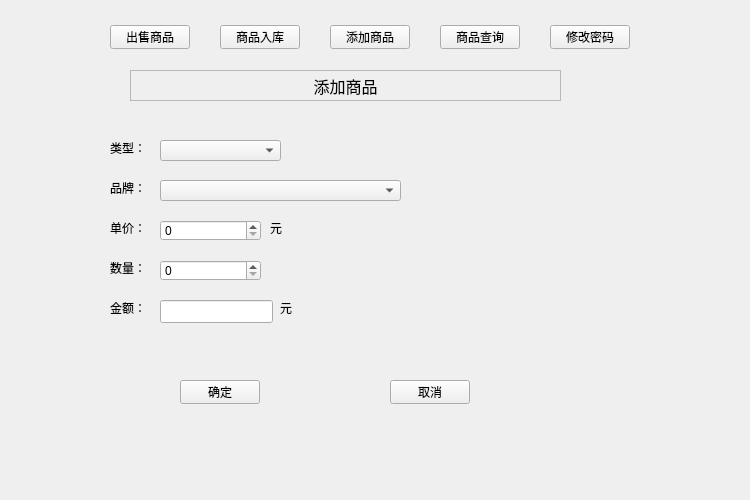
<?xml version="1.0" encoding="UTF-8"?>
<ui version="4.0">
 <class>Widget</class>
 <widget class="QWidget" name="Widget">
  <property name="geometry">
   <rect>
    <x>0</x>
    <y>0</y>
    <width>750</width>
    <height>500</height>
   </rect>
  </property>
  <property name="windowTitle">
   <string>Widget</string>
  </property>
  <widget class="QStackedWidget" name="stackedWidget">
   <property name="geometry">
    <rect>
     <x>20</x>
     <y>50</y>
     <width>700</width>
     <height>410</height>
    </rect>
   </property>
   <property name="currentIndex">
    <number>2</number>
   </property>
   <widget class="QWidget" name="sellPage">
    <widget class="QLabel" name="label">
     <property name="geometry">
      <rect>
       <x>60</x>
       <y>20</y>
       <width>561</width>
       <height>21</height>
      </rect>
     </property>
     <property name="font">
      <font>
       <pointsize>12</pointsize>
      </font>
     </property>
     <property name="frameShape">
      <enum>QFrame::StyledPanel</enum>
     </property>
     <property name="text">
      <string>出售商品</string>
     </property>
     <property name="alignment">
      <set>Qt::AlignCenter</set>
     </property>
    </widget>
    <widget class="QLabel" name="label_2">
     <property name="geometry">
      <rect>
       <x>60</x>
       <y>90</y>
       <width>54</width>
       <height>16</height>
      </rect>
     </property>
     <property name="text">
      <string>类型：</string>
     </property>
    </widget>
    <widget class="QLabel" name="label_3">
     <property name="geometry">
      <rect>
       <x>60</x>
       <y>140</y>
       <width>54</width>
       <height>16</height>
      </rect>
     </property>
     <property name="text">
      <string>品牌：</string>
     </property>
    </widget>
    <widget class="QLabel" name="label_4">
     <property name="geometry">
      <rect>
       <x>60</x>
       <y>190</y>
       <width>54</width>
       <height>16</height>
      </rect>
     </property>
     <property name="text">
      <string>单价：</string>
     </property>
    </widget>
    <widget class="QLabel" name="label_5">
     <property name="geometry">
      <rect>
       <x>60</x>
       <y>240</y>
       <width>54</width>
       <height>16</height>
      </rect>
     </property>
     <property name="text">
      <string>数量：</string>
     </property>
    </widget>
    <widget class="QLabel" name="label_6">
     <property name="geometry">
      <rect>
       <x>60</x>
       <y>290</y>
       <width>31</width>
       <height>16</height>
      </rect>
     </property>
     <property name="text">
      <string>金额：</string>
     </property>
    </widget>
    <widget class="QComboBox" name="sellTypeComboBox">
     <property name="geometry">
      <rect>
       <x>120</x>
       <y>90</y>
       <width>161</width>
       <height>21</height>
      </rect>
     </property>
    </widget>
    <widget class="QComboBox" name="sellBrandComboBox">
     <property name="geometry">
      <rect>
       <x>120</x>
       <y>140</y>
       <width>281</width>
       <height>21</height>
      </rect>
     </property>
    </widget>
    <widget class="QLineEdit" name="sellPriceLineEdit">
     <property name="geometry">
      <rect>
       <x>120</x>
       <y>190</y>
       <width>113</width>
       <height>23</height>
      </rect>
     </property>
    </widget>
    <widget class="QLabel" name="label_7">
     <property name="geometry">
      <rect>
       <x>240</x>
       <y>190</y>
       <width>61</width>
       <height>31</height>
      </rect>
     </property>
     <property name="text">
      <string>元</string>
     </property>
    </widget>
    <widget class="QSpinBox" name="sellNumSpinBox">
     <property name="geometry">
      <rect>
       <x>120</x>
       <y>240</y>
       <width>121</width>
       <height>21</height>
      </rect>
     </property>
    </widget>
    <widget class="QLabel" name="sellLastNumLabel">
     <property name="geometry">
      <rect>
       <x>250</x>
       <y>230</y>
       <width>151</width>
       <height>41</height>
      </rect>
     </property>
     <property name="text">
      <string>剩余数量：000</string>
     </property>
    </widget>
    <widget class="QLineEdit" name="sellSumLineEdit">
     <property name="geometry">
      <rect>
       <x>120</x>
       <y>290</y>
       <width>113</width>
       <height>23</height>
      </rect>
     </property>
    </widget>
    <widget class="QLabel" name="label_9">
     <property name="geometry">
      <rect>
       <x>240</x>
       <y>290</y>
       <width>61</width>
       <height>31</height>
      </rect>
     </property>
     <property name="text">
      <string>元</string>
     </property>
    </widget>
    <widget class="QPushButton" name="sellOkBtn">
     <property name="geometry">
      <rect>
       <x>160</x>
       <y>350</y>
       <width>80</width>
       <height>24</height>
      </rect>
     </property>
     <property name="text">
      <string>确定</string>
     </property>
    </widget>
    <widget class="QPushButton" name="sellCancelBtn">
     <property name="geometry">
      <rect>
       <x>360</x>
       <y>350</y>
       <width>80</width>
       <height>24</height>
      </rect>
     </property>
     <property name="text">
      <string>取消</string>
     </property>
    </widget>
   </widget>
   <widget class="QWidget" name="page">
    <widget class="QLabel" name="label_8">
     <property name="geometry">
      <rect>
       <x>90</x>
       <y>20</y>
       <width>521</width>
       <height>21</height>
      </rect>
     </property>
     <property name="font">
      <font>
       <pointsize>12</pointsize>
      </font>
     </property>
     <property name="frameShape">
      <enum>QFrame::StyledPanel</enum>
     </property>
     <property name="text">
      <string>商品入库</string>
     </property>
     <property name="alignment">
      <set>Qt::AlignCenter</set>
     </property>
    </widget>
    <widget class="QLabel" name="label_10">
     <property name="geometry">
      <rect>
       <x>100</x>
       <y>70</y>
       <width>54</width>
       <height>16</height>
      </rect>
     </property>
     <property name="text">
      <string>类型：</string>
     </property>
    </widget>
    <widget class="QLabel" name="label_11">
     <property name="geometry">
      <rect>
       <x>100</x>
       <y>110</y>
       <width>54</width>
       <height>16</height>
      </rect>
     </property>
     <property name="text">
      <string>品牌：</string>
     </property>
    </widget>
    <widget class="QLabel" name="label_12">
     <property name="geometry">
      <rect>
       <x>100</x>
       <y>150</y>
       <width>54</width>
       <height>16</height>
      </rect>
     </property>
     <property name="text">
      <string>单价：</string>
     </property>
    </widget>
    <widget class="QLabel" name="label_13">
     <property name="geometry">
      <rect>
       <x>100</x>
       <y>190</y>
       <width>54</width>
       <height>16</height>
      </rect>
     </property>
     <property name="text">
      <string>数量：</string>
     </property>
    </widget>
    <widget class="QLabel" name="label_14">
     <property name="geometry">
      <rect>
       <x>100</x>
       <y>230</y>
       <width>54</width>
       <height>16</height>
      </rect>
     </property>
     <property name="text">
      <string>金额：</string>
     </property>
    </widget>
    <widget class="QComboBox" name="goodsTypeComboBox">
     <property name="geometry">
      <rect>
       <x>150</x>
       <y>70</y>
       <width>101</width>
       <height>21</height>
      </rect>
     </property>
    </widget>
    <widget class="QComboBox" name="goodsBrandComboBox">
     <property name="geometry">
      <rect>
       <x>150</x>
       <y>110</y>
       <width>201</width>
       <height>21</height>
      </rect>
     </property>
    </widget>
    <widget class="QLineEdit" name="goodsPriceLineEdit">
     <property name="geometry">
      <rect>
       <x>150</x>
       <y>150</y>
       <width>113</width>
       <height>23</height>
      </rect>
     </property>
    </widget>
    <widget class="QSpinBox" name="goodsNumSpinBox">
     <property name="geometry">
      <rect>
       <x>150</x>
       <y>190</y>
       <width>101</width>
       <height>21</height>
      </rect>
     </property>
    </widget>
    <widget class="QLineEdit" name="goodsSumLineEdit">
     <property name="geometry">
      <rect>
       <x>150</x>
       <y>230</y>
       <width>113</width>
       <height>23</height>
      </rect>
     </property>
    </widget>
    <widget class="QPushButton" name="goodsOkBtn">
     <property name="geometry">
      <rect>
       <x>150</x>
       <y>320</y>
       <width>80</width>
       <height>24</height>
      </rect>
     </property>
     <property name="text">
      <string>确定</string>
     </property>
    </widget>
    <widget class="QPushButton" name="goodsCancelBtn">
     <property name="geometry">
      <rect>
       <x>380</x>
       <y>320</y>
       <width>80</width>
       <height>24</height>
      </rect>
     </property>
     <property name="text">
      <string>取消</string>
     </property>
    </widget>
    <widget class="QLabel" name="label_15">
     <property name="geometry">
      <rect>
       <x>270</x>
       <y>150</y>
       <width>54</width>
       <height>16</height>
      </rect>
     </property>
     <property name="text">
      <string>元</string>
     </property>
    </widget>
    <widget class="QLabel" name="label_16">
     <property name="geometry">
      <rect>
       <x>280</x>
       <y>230</y>
       <width>54</width>
       <height>16</height>
      </rect>
     </property>
     <property name="text">
      <string>元</string>
     </property>
    </widget>
   </widget>
   <widget class="QWidget" name="page_3">
    <widget class="QLabel" name="label_17">
     <property name="geometry">
      <rect>
       <x>110</x>
       <y>20</y>
       <width>431</width>
       <height>31</height>
      </rect>
     </property>
     <property name="font">
      <font>
       <pointsize>12</pointsize>
      </font>
     </property>
     <property name="frameShape">
      <enum>QFrame::StyledPanel</enum>
     </property>
     <property name="text">
      <string>添加商品</string>
     </property>
     <property name="alignment">
      <set>Qt::AlignCenter</set>
     </property>
    </widget>
    <widget class="QLabel" name="label_18">
     <property name="geometry">
      <rect>
       <x>90</x>
       <y>90</y>
       <width>54</width>
       <height>16</height>
      </rect>
     </property>
     <property name="text">
      <string>类型：</string>
     </property>
    </widget>
    <widget class="QComboBox" name="newTypeComboBox">
     <property name="geometry">
      <rect>
       <x>140</x>
       <y>90</y>
       <width>121</width>
       <height>21</height>
      </rect>
     </property>
    </widget>
    <widget class="QLabel" name="label_19">
     <property name="geometry">
      <rect>
       <x>90</x>
       <y>130</y>
       <width>54</width>
       <height>16</height>
      </rect>
     </property>
     <property name="text">
      <string>品牌：</string>
     </property>
    </widget>
    <widget class="QLabel" name="label_20">
     <property name="geometry">
      <rect>
       <x>90</x>
       <y>170</y>
       <width>54</width>
       <height>16</height>
      </rect>
     </property>
     <property name="text">
      <string>单价：</string>
     </property>
    </widget>
    <widget class="QLabel" name="label_21">
     <property name="geometry">
      <rect>
       <x>90</x>
       <y>210</y>
       <width>54</width>
       <height>16</height>
      </rect>
     </property>
     <property name="text">
      <string>数量：</string>
     </property>
    </widget>
    <widget class="QLabel" name="label_22">
     <property name="geometry">
      <rect>
       <x>90</x>
       <y>250</y>
       <width>54</width>
       <height>16</height>
      </rect>
     </property>
     <property name="text">
      <string>金额：</string>
     </property>
    </widget>
    <widget class="QPushButton" name="newOkBtn">
     <property name="geometry">
      <rect>
       <x>160</x>
       <y>330</y>
       <width>80</width>
       <height>24</height>
      </rect>
     </property>
     <property name="text">
      <string>确定</string>
     </property>
    </widget>
    <widget class="QPushButton" name="newCancelBtn">
     <property name="geometry">
      <rect>
       <x>370</x>
       <y>330</y>
       <width>80</width>
       <height>24</height>
      </rect>
     </property>
     <property name="text">
      <string>取消</string>
     </property>
    </widget>
    <widget class="QComboBox" name="newBrandLineEdit">
     <property name="geometry">
      <rect>
       <x>140</x>
       <y>130</y>
       <width>241</width>
       <height>21</height>
      </rect>
     </property>
    </widget>
    <widget class="QLineEdit" name="newSumLineEdit">
     <property name="geometry">
      <rect>
       <x>140</x>
       <y>250</y>
       <width>113</width>
       <height>23</height>
      </rect>
     </property>
    </widget>
    <widget class="QSpinBox" name="newPriceSpinBox">
     <property name="geometry">
      <rect>
       <x>140</x>
       <y>170</y>
       <width>101</width>
       <height>21</height>
      </rect>
     </property>
    </widget>
    <widget class="QSpinBox" name="newNumSpinBox">
     <property name="geometry">
      <rect>
       <x>140</x>
       <y>210</y>
       <width>101</width>
       <height>21</height>
      </rect>
     </property>
    </widget>
    <widget class="QLabel" name="label_23">
     <property name="geometry">
      <rect>
       <x>250</x>
       <y>170</y>
       <width>54</width>
       <height>16</height>
      </rect>
     </property>
     <property name="text">
      <string>元</string>
     </property>
    </widget>
    <widget class="QLabel" name="label_24">
     <property name="geometry">
      <rect>
       <x>260</x>
       <y>250</y>
       <width>54</width>
       <height>16</height>
      </rect>
     </property>
     <property name="text">
      <string>元</string>
     </property>
    </widget>
   </widget>
   <widget class="QWidget" name="page_4">
    <widget class="QLabel" name="label_25">
     <property name="geometry">
      <rect>
       <x>130</x>
       <y>20</y>
       <width>411</width>
       <height>31</height>
      </rect>
     </property>
     <property name="font">
      <font>
       <pointsize>12</pointsize>
      </font>
     </property>
     <property name="frameShape">
      <enum>QFrame::StyledPanel</enum>
     </property>
     <property name="text">
      <string>商品查询</string>
     </property>
     <property name="alignment">
      <set>Qt::AlignCenter</set>
     </property>
    </widget>
    <widget class="QLabel" name="label_26">
     <property name="geometry">
      <rect>
       <x>60</x>
       <y>80</y>
       <width>54</width>
       <height>16</height>
      </rect>
     </property>
     <property name="text">
      <string>类型：</string>
     </property>
    </widget>
    <widget class="QLabel" name="label_27">
     <property name="geometry">
      <rect>
       <x>60</x>
       <y>120</y>
       <width>54</width>
       <height>16</height>
      </rect>
     </property>
     <property name="text">
      <string>品牌：</string>
     </property>
    </widget>
    <widget class="QComboBox" name="queryTypeComboBox">
     <property name="geometry">
      <rect>
       <x>130</x>
       <y>80</y>
       <width>141</width>
       <height>21</height>
      </rect>
     </property>
    </widget>
    <widget class="QComboBox" name="queryBrandComboBox">
     <property name="geometry">
      <rect>
       <x>130</x>
       <y>120</y>
       <width>221</width>
       <height>21</height>
      </rect>
     </property>
    </widget>
    <widget class="QPushButton" name="queryPushButton">
     <property name="geometry">
      <rect>
       <x>460</x>
       <y>80</y>
       <width>131</width>
       <height>71</height>
      </rect>
     </property>
     <property name="text">
      <string>查询</string>
     </property>
    </widget>
    <widget class="QTableView" name="tableView">
     <property name="geometry">
      <rect>
       <x>50</x>
       <y>180</y>
       <width>541</width>
       <height>191</height>
      </rect>
     </property>
    </widget>
   </widget>
   <widget class="QWidget" name="page_5">
    <widget class="QLabel" name="label_28">
     <property name="geometry">
      <rect>
       <x>120</x>
       <y>20</y>
       <width>441</width>
       <height>31</height>
      </rect>
     </property>
     <property name="font">
      <font>
       <pointsize>12</pointsize>
      </font>
     </property>
     <property name="frameShape">
      <enum>QFrame::StyledPanel</enum>
     </property>
     <property name="text">
      <string>修改密码</string>
     </property>
     <property name="alignment">
      <set>Qt::AlignCenter</set>
     </property>
    </widget>
    <widget class="QLabel" name="label_29">
     <property name="geometry">
      <rect>
       <x>100</x>
       <y>100</y>
       <width>54</width>
       <height>16</height>
      </rect>
     </property>
     <property name="text">
      <string>原密码：</string>
     </property>
    </widget>
    <widget class="QLabel" name="label_30">
     <property name="geometry">
      <rect>
       <x>100</x>
       <y>170</y>
       <width>54</width>
       <height>16</height>
      </rect>
     </property>
     <property name="text">
      <string>新密码：</string>
     </property>
    </widget>
    <widget class="QLineEdit" name="oldPwdLineEdit">
     <property name="geometry">
      <rect>
       <x>160</x>
       <y>100</y>
       <width>113</width>
       <height>23</height>
      </rect>
     </property>
    </widget>
    <widget class="QLineEdit" name="newPwdLineEdit">
     <property name="geometry">
      <rect>
       <x>160</x>
       <y>170</y>
       <width>113</width>
       <height>23</height>
      </rect>
     </property>
    </widget>
    <widget class="QPushButton" name="changePwdBtn">
     <property name="geometry">
      <rect>
       <x>270</x>
       <y>260</y>
       <width>131</width>
       <height>51</height>
      </rect>
     </property>
     <property name="text">
      <string>确定</string>
     </property>
    </widget>
   </widget>
   <widget class="QWidget" name="page_2"/>
  </widget>
  <widget class="QWidget" name="layoutWidget">
   <property name="geometry">
    <rect>
     <x>90</x>
     <y>10</y>
     <width>560</width>
     <height>59</height>
    </rect>
   </property>
   <layout class="QHBoxLayout" name="horizontalLayout" stretch="0,0,0,0,0">
    <property name="spacing">
     <number>30</number>
    </property>
    <property name="leftMargin">
     <number>20</number>
    </property>
    <property name="topMargin">
     <number>15</number>
    </property>
    <property name="rightMargin">
     <number>20</number>
    </property>
    <property name="bottomMargin">
     <number>20</number>
    </property>
    <item>
     <widget class="QPushButton" name="sellBtn">
      <property name="text">
       <string>出售商品</string>
      </property>
     </widget>
    </item>
    <item>
     <widget class="QPushButton" name="buyBtn">
      <property name="text">
       <string>商品入库</string>
      </property>
     </widget>
    </item>
    <item>
     <widget class="QPushButton" name="addBtn">
      <property name="text">
       <string>添加商品</string>
      </property>
     </widget>
    </item>
    <item>
     <widget class="QPushButton" name="queryBtn">
      <property name="text">
       <string>商品查询</string>
      </property>
     </widget>
    </item>
    <item>
     <widget class="QPushButton" name="passwordBtn">
      <property name="text">
       <string>修改密码</string>
      </property>
     </widget>
    </item>
   </layout>
  </widget>
 </widget>
 <resources/>
 <connections/>
</ui>
